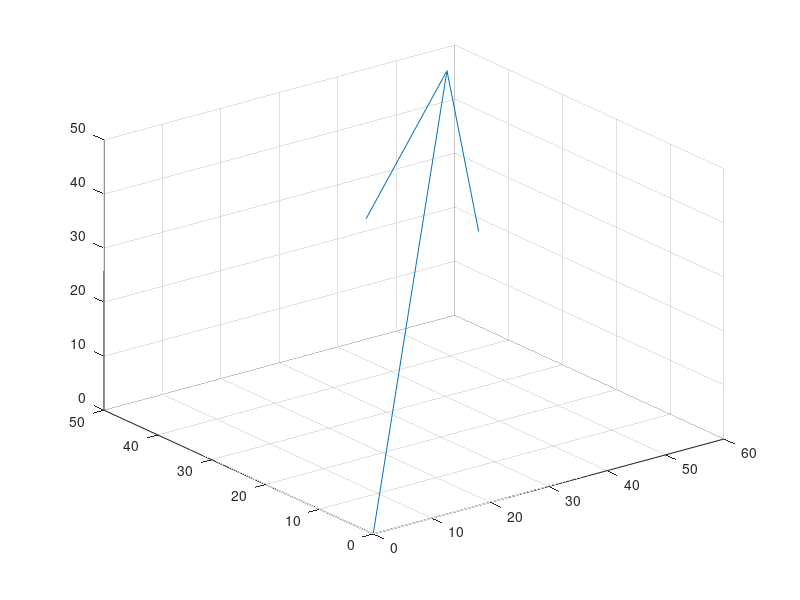

Write the MATLAB code that produced this figure.
disp('notes_10_26_15');
% Cartesian Vectors
% Functions (Vecotrs) -> Resultant Vector
% 
% Ex:
% 
% F_1, F_2, F_3, F_n
% 
% =
% 
% R = F_1, F_2, F_3, F_n

%vector_u = vector_R / abs|vector_R|

% alpha: cos(alpha) is R_x/abs|R|
%        cos(beta)  is R_y/abs|R|
%        cos(gamma) is R_z/abs|R|

%--------------------------------------------------------------------------

disp('Example 1: Cartesian Vectors');disp(' ');
disp('The resultant vector is the sum of the vectors');disp(' ');
clear all
close all

%Input: number of input vectors, formal of the vectors
%Output: |vector_R| (magnitude)
%        unit vector 
%        Angles that make vecdtor_R makes with x, y, z

disp('Example input: [1 2 3; 4 5 6; 7 8 9], or [F_x; F_y; F_z] inputs');disp(' ');
%mat_force=input('Enter the Forces of 3 Vectors in a matrix: ');
mat_force=[1 2.5 3; 4 5.5 6; 7 9 8]
n=length(mat_force);
R=zeros(1,3);

for i=1:n
    sum_R=R+mat_force(i,:);
end
magnitude_R=sqrt(sum_R(1)^2+sum_R(2)^2+sum_R(3)^2)
unit_vector=sum_R/magnitude_R
alpha=acosd(sum_R(1)/(sqrt(sum_R(1)^2+sum_R(2)^2+sum_R(3)^2)))
beta=acosd(sum_R(2)/(sqrt(sum_R(1)^2+sum_R(2)^2+sum_R(3)^2)))
gamma=acosd(sum_R(3)/(sqrt(sum_R(1)^2+sum_R(2)^2+sum_R(3)^2)))

arrow_plot=quiver3(0, 0, 0, alpha, beta, gamma);